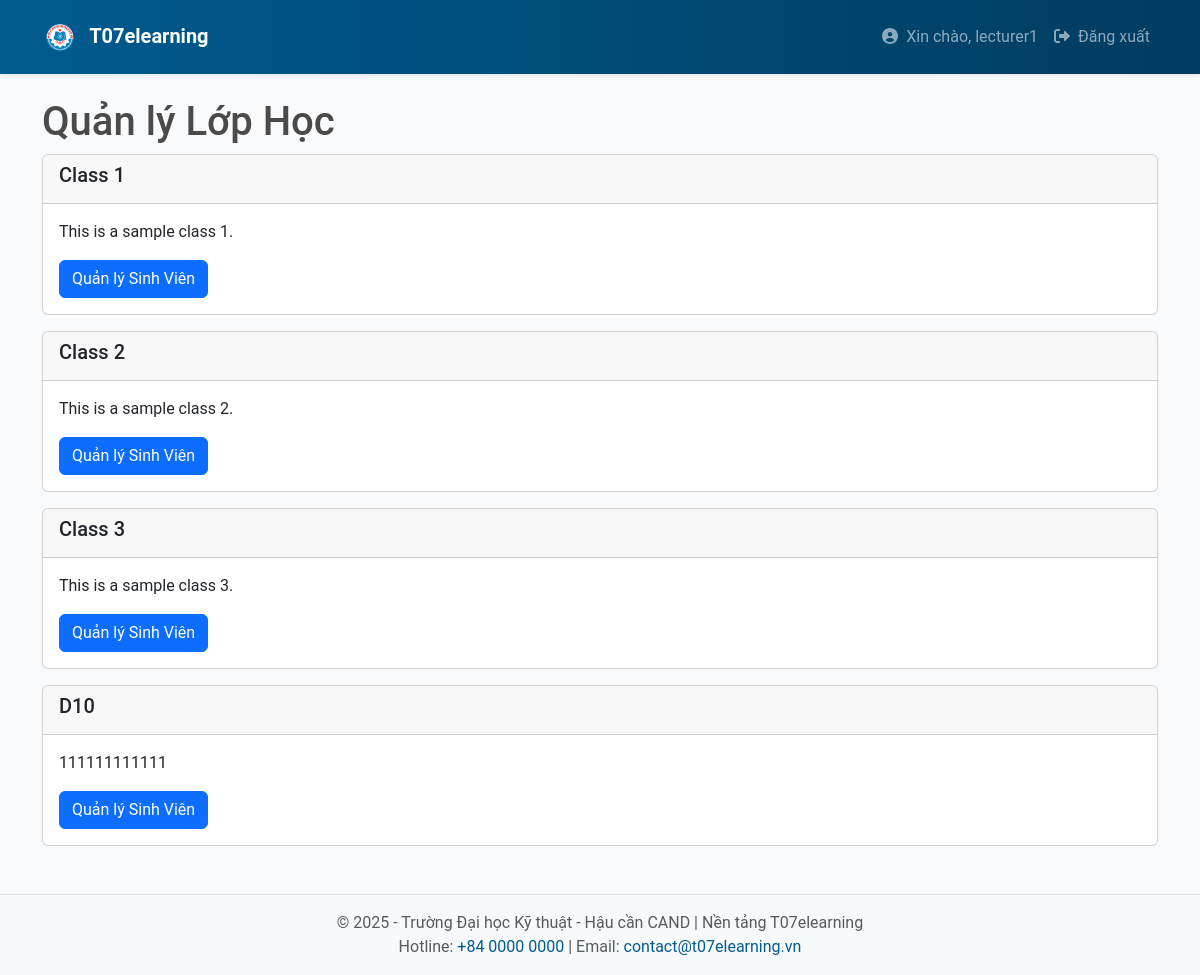
The page /lecturer/dashboard (signed in) on the database its author committed.
### app/models.py (models this page shows, shortened)
class User(UserMixin, db.Model):
    __tablename__ = 'users'
    id = db.Column(db.Integer, primary_key=True)
    username = db.Column(db.String(64), unique=True, nullable=False)
    email = db.Column(db.String(120), unique=True, nullable=False)
    password_hash = db.Column(db.String(128), nullable=False)
    registered_on = db.Column(db.DateTime, default=datetime.utcnow)
    last_seen = db.Column(db.DateTime, default=datetime.utcnow, onupdate=datetime.utcnow)
    roles = db.relationship('Role', secondary='user_roles', back_populates='users')
    courses = db.relationship('Course', backref='lecturer', lazy='dynamic')
    enrollments = db.relationship('Enrollment', backref='student', lazy='dynamic')
    submissions = db.relationship('Submission', backref='student', lazy='dynamic')
    notifications = db.relationship('Notification', backref='user', lazy='dynamic')
    def is_lecturer(self):
        return any(role.name == 'lecturer' for role in self.roles)

class Class(db.Model):
    __tablename__ = 'classes'
    id = db.Column(db.Integer, primary_key=True)
    name = db.Column(db.String(128), nullable=False)
    description = db.Column(db.Text, nullable=True)
    created_on = db.Column(db.DateTime, default=datetime.utcnow)
    enrollments = db.relationship('Enrollment', back_populates='class_')
    assignments = db.relationship('Assignment', backref='class', lazy='dynamic')

### app/lecturer/routes.py (the view)
@bp.route('/dashboard', methods=['GET', 'POST'])
@login_required
def dashboard():
    if not current_user.is_lecturer():
        flash('Bạn không có quyền truy cập trang này.')
        return redirect(url_for('main.index'))
    classes = Class.query.all()
    return render_template('lecturer/dashboard.html', classes=classes)

### app/templates/lecturer/dashboard.html
{% extends "base.html" %}
{% block content %}
<h1>Quản lý Lớp Học</h1>
{% for class_ in classes %}
<div class="card mb-3">
    <div class="card-header">
        <h5>{{ class_.name }}</h5>
    </div>
    <div class="card-body">
        <p>{{ class_.description }}</p>
        <a href="{{ url_for('lecturer.manage_class', class_id=class_.id) }}" class="btn btn-primary">Quản lý Sinh Viên</a>
    </div>
</div>
{% endfor %}
{% endblock %}

### app/templates/base.html (shortened to what this page needs)
<!DOCTYPE html>
<html lang="vi">
<head>
  <link rel="stylesheet" href="https://cdn.jsdelivr.net/npm/bootstrap@5.3.0/dist/css/bootstrap.min.css">
  <link rel="stylesheet" href="{{ url_for('static', filename='css/main.css') }}">
</head>
<body>
  <nav class="navbar navbar-expand-lg navbar-dark bg-t07 py-3 shadow-sm">
    <div class="container">
      <a class="navbar-brand fw-bold" href="{{ url_for('main.index') }}">
        <img src="{{ url_for('static', filename='images/logo.png') }}" alt="T07 Logo" height="30" class="me-2">
        T07elearning
      </a>
      <div class="collapse navbar-collapse" id="mainNav">
        <ul class="navbar-nav ms-auto">
          {% if current_user.is_authenticated %}
            <li class="nav-item">
              <a class="nav-link" href="#">
                <i class="fas fa-user-circle me-1"></i> Xin chào, {{ current_user.username }}
              </a>
            </li>
            <li class="nav-item">
              <a class="nav-link" href="{{ url_for('auth.logout') }}">
                <i class="fas fa-sign-out-alt me-1"></i> Đăng xuất
              </a>
            </li>
          {% endif %}
        </ul>
      </div>
    </div>
  </nav>
  <div class="container my-4">
    {% block content %}
    {% endblock %}
  </div>
  <footer class="bg-light py-3 footer-t07 mt-5">
    <div class="container text-center text-muted">
      <p class="mb-0">&copy; 2025 - Trường Đại học Kỹ thuật - Hậu cần CAND | Nền tảng T07elearning</p>
      <p class="mb-0">Hotline: <a href="tel:+8400000000">+84 0000 0000</a> | Email: <a href="mailto:contact@t07elearning.vn">contact@t07elearning.vn</a></p>
    </div>
  </footer>
</body>
</html>

### app/static/css/main.css (style rules this page uses)
* { box-sizing: border-box; }
body { font-family: "Roboto", sans-serif; background-color: #f9fafc; color: #4a4a4a; }
.bg-t07 { background: linear-gradient(90deg, #005b8f 0%, #003c60 100%); }
.footer-t07 { border-top: 1px solid #e2e2e2; }
.footer-t07 a { color: #005b8f; text-decoration: none; }

### rows shown on the page
User: username "lecturer1"
Class: name "Class 1", description "This is a sample class 1."
Class: name "Class 2", description "This is a sample class 2."
Class: name "Class 3", description "This is a sample class 3."
Class: name "D10", description "111111111111"
